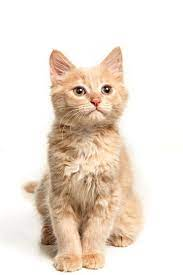
#> input picture cat.jpeg, 183 x 275 px, found by its file name
$ jupyter execute --allow-errors 'Week 0- Image Processing for Medical Imaging.ipynb'
#> lines starting #> are read from the running program, lines starting #| are printed output that depends on the picture; after the words box and inside, x2 and y2 are one past the last pixel; in counts of white or black regions, pixels touching at a corner belong together
This notebook contains some of the operations related to image processing necessary for medical imaging. It involves basic image operations, followed by image denoising and some image enhancement techniques followed by case studies.

We are going to use opencv, a python library for image processing operations.
**To install it type pip install opencv-python in command prompt**

# Reading an image using opencv

[cell 1]
import cv2

#> (a cell that did not finish here is left out)

There are two ways to avoid this error
1. a=r"C:\Users\sairam\Desktop\cat.jpeg"
2. a="C:\\Users\\sairam\\Desktop\\cat.jpeg"

# Viewing an image

[cell 3]
a=r"C:\Users\sairam\Desktop\cat.jpeg"
b=cv2.imread(a,1) #  1-color    0-grayscale
#> b is the input picture: shape (275, 183, 3); mean B, G, R 213.7, 225.4, 237.6
#c=cv2.imshow('cat',b)

If we use this, we wont get the image and the kernel will die. hence we need to add some additional statements to this.

[cell 4]
c=cv2.imshow('cat',b)
cv2.waitKey(0)
cv2.destroyAllWindows()

# Basic image processing operations

The following operations are some basics of image processing. These methods are used in a technique called as augmentation. It is a procedure done in order to increase the strength of dataset. We apply these operations to images in dataset and improve its count.

**image flipping**
0- vertical flip
1- horizontal flip

[cell 5]
d=cv2.flip(b,0)
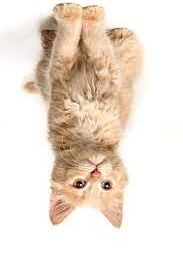
#> d: shape (275, 183, 3); mean B, G, R 213.7, 225.4, 237.6
cv2.imshow('cat-vertically flipped',d)
cv2.waitKey(0)
cv2.destroyAllWindows()

[cell 6]
e=cv2.flip(b,1)
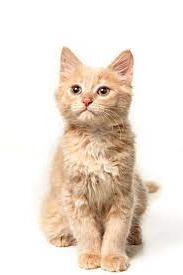
#> e: shape (275, 183, 3); mean B, G, R 213.7, 225.4, 237.6
cv2.imshow('cat-horizontal flip',e)
cv2.waitKey(0)
cv2.destroyAllWindows()

**image rotation**
0- 90 clockwise
1- 180 clockwise
2- 270 clockwise
3- 360 clockwise

[cell 7]
f=cv2.rotate(b,1) #change the numbers
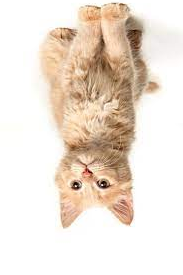
#> f: shape (275, 183, 3); mean B, G, R 213.7, 225.4, 237.6
cv2.imshow('cat-rotated',f)
cv2.waitKey(0)
cv2.destroyAllWindows()

custom function to rotate images at any angle.

[cell 8]
import random
def rotation(img, angle):
#> called with angle = 12
    angle = int(random.uniform(-angle, angle))
    h, w = img.shape[:2]
#> h = 275; w = 183
    M = cv2.getRotationMatrix2D((int(w/2), int(h/2)), angle, 1)
    img = cv2.warpAffine(img, M, (w, h))
    return img
g=rotation(b,12)
cv2.imshow('cat-rotated',g)
cv2.waitKey(0)
cv2.destroyAllWindows()

**image resizing**

[cell 9]
h=cv2.resize(b,(224,224)) #change the numbers
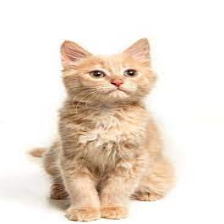
#> h: shape (224, 224, 3); mean B, G, R 213.6, 225.3, 237.6
cv2.imshow('cat-resized',h)
cv2.waitKey(0)
cv2.destroyAllWindows()

**image negatives**

[cell 10]
neg=cv2.bitwise_not(b)
cv2.imshow('Negative',neg)
cv2.waitKey(0)
cv2.destroyAllWindows()

[cell 11]
gray=cv2.cvtColor(b,cv2.COLOR_BGR2GRAY) #used to convert to grayscale
neg=cv2.bitwise_not(gray)
#> neg: shape (275, 183)
cv2.imshow('Grayscale Negative',neg)
cv2.waitKey(0)
cv2.destroyAllWindows()

# Edge detection

These algorithms are used to find the boundary of the object in image. This would be highly useful to find the boundary of the tumor in CT or MRI. It is known that edges have low frequencies and the function filters those regions with specified frequencies.
(If you reduce the frequency in the function, you will get more lines in output image, out of which all arent edges)

**Canny**

[cell 12]
gray=cv2.cvtColor(b,cv2.COLOR_BGR2GRAY)
canny=cv2.Canny(gray,1,100)
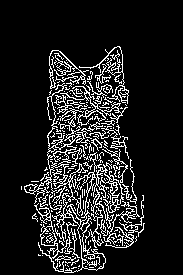
#> canny: shape (275, 183); 12.5% white in thin lines or dots, all inside (x1, y1, x2, y2) = (21, 46, 145, 273)
cv2.imshow('Canny edge',canny)
cv2.waitKey(0)
cv2.destroyAllWindows()

[cell 13]
gray=cv2.cvtColor(b,cv2.COLOR_BGR2GRAY)
canny=cv2.Canny(gray,100,200)
#> canny: shape (275, 183); 7.5% white in thin lines or dots, all inside (x1, y1, x2, y2) = (24, 46, 136, 273)
cv2.imshow('Canny edge',canny)
cv2.waitKey(0)
cv2.destroyAllWindows()

[cell 14]
gray=cv2.cvtColor(b,cv2.COLOR_BGR2GRAY)
canny=cv2.Canny(gray,200,300)
#> canny: shape (275, 183); 3.4% white in thin lines or dots, all inside (x1, y1, x2, y2) = (24, 46, 134, 273)
cv2.imshow('Canny edge',canny)
cv2.waitKey(0)
cv2.destroyAllWindows()

# Image denoising (Theory part)

Noise is an unwanted signal that interferes with image and disrupts the information present in it. Hence it is neccessary to remove the noise present in the image in order to better visualise it. Noise occurs due to the following:-
1. electronic circuit fail
2. environmental changes
3. camera quality
4. shake in the object (abberations)

Most common noises affecting images are
1. salt and pepper- salt refers to brightness and pepper refers to darkness
2. speckle
3. poisson
4. gaussian

Generally, most of the noise is removed in the post-processing part of the medical image generating machines like X-ray, CT, MRI etc. Also most of the public datasets are free from noise because they remove images affected with noise (mainly abberations).

# Image blurring

Taking average of the pixels in an image will blur it. It is not possible to take average for all pixels at a time. Hence we are taking 9 at a time. Average of 9 pixels is equivalent to multiplying it with 0.11, hence we get the filter like that.

[cell 15]
import numpy as np
kernel = np.array([[0.11, 0.11, 0.11],
                   [0.11, 0.11,0.11], #vary the number in the center from 4.5-6
                   [0.11, 0.11, 0.11]])
img_blur = cv2.filter2D(src=b, ddepth=-1, kernel=kernel)
cv2.imshow('blurred',img_blur)
cv2.waitKey(0)
cv2.destroyAllWindows()

# Image enhancement (sharpening)

Image enhancement is the process of improving the quality of the image. This is done with the help of some filters. Filters are nothing but dimensioned (3*3 min) matrix with specified values.

Filter used here=
[[0, -1, 0],
[-1, 5.8,-1],
[0, -1, 0]]

[cell 16]
import numpy as np
kernel = np.array([[0, -1, 0],
                   [-1, 5.5,-1], #vary the number in the center from 4.5-6
                   [0, -1, 0]])
img_sharp = cv2.filter2D(src=b, ddepth=-1, kernel=kernel)
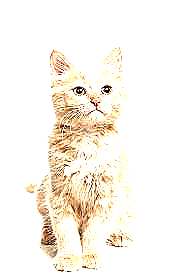
#> img_sharp: shape (275, 183, 3); mean B, G, R 235.7, 244.3, 250
cv2.imshow('sharpened',img_sharp)
cv2.waitKey(0)
cv2.destroyAllWindows()

# Case Study 1- Enhancing breast tumors

This code is the application of sharpening to breast cancer image in order to elevate the regions of tumor (show it better).

[cell 17]
img_path=r"C:\Users\sairam\Desktop\dbt.jpeg"
img=cv2.imread(img_path,1)
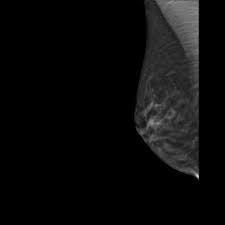
#> input picture dbt.jpeg, 225 x 225 px, found by its file name
#> img is the input picture: shape (225, 225, 3); min 0, max 219, mean 11.1
cv2.imshow('original',img)
cv2.waitKey(0)
cv2.destroyAllWindows()

[cell 18]
import numpy as np
kernel = np.array([[0, -1, 0],
                   [-1, 5.6,-1], #vary the number in the center from 4.5-6
                   [0, -1, 0]])
img_sharp = cv2.filter2D(src=img, ddepth=-1, kernel=kernel)
#> img_sharp: shape (225, 225, 3)
cv2.imshow('sharpened',img_sharp)
cv2.waitKey(0)
cv2.destroyAllWindows()

# Case Study 2- Tracing out the anatomy of a region

This code is to get the boundaries of a particular anatomical region (knee).

[cell 19]
img_path=r"C:\Users\sairam\Desktop\mri1.jpeg"
img=cv2.imread(img_path,1)
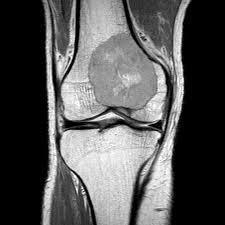
#> input picture mri1.jpeg, 225 x 225 px, found by its file name
#> img is the input picture: shape (225, 225, 3); min 0, max 255, mean 86.9
cv2.imshow('original',img)
cv2.waitKey(0)
cv2.destroyAllWindows()

[cell 20]
gray=cv2.cvtColor(img,cv2.COLOR_BGR2GRAY)
#> gray: shape (225, 225)
canny=cv2.Canny(gray,300,350)
#> canny: shape (225, 225); 6% white in thin lines or dots, all inside (x1, y1, x2, y2) = (42, 0, 191, 225)
cv2.imshow('Canny edge',canny)
cv2.waitKey(0)
cv2.destroyAllWindows()

# Case Study 3- Different Visualisation of Breast Tumors

This code applies negative to breast mammogram image.

[cell 21]
img_path=r"C:\Users\sairam\Desktop\mammo.jpeg"
img=cv2.imread(img_path,1)
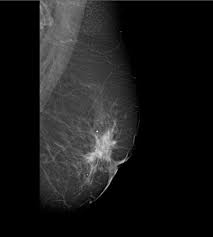
#> input picture mammo.jpeg, 213 x 237 px, found by its file name
#> img is the input picture: shape (237, 213, 3); min 0, max 230, mean 25.2
cv2.imshow('original',img)
cv2.waitKey(0)
cv2.destroyAllWindows()

[cell 22]
neg=cv2.bitwise_not(img)
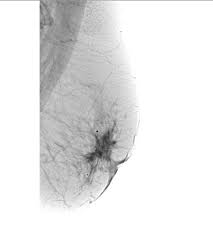
#> neg: shape (237, 213, 3); min 25, max 255, mean 229.8
cv2.imshow('Negative',neg)
cv2.waitKey(0)
cv2.destroyAllWindows()
